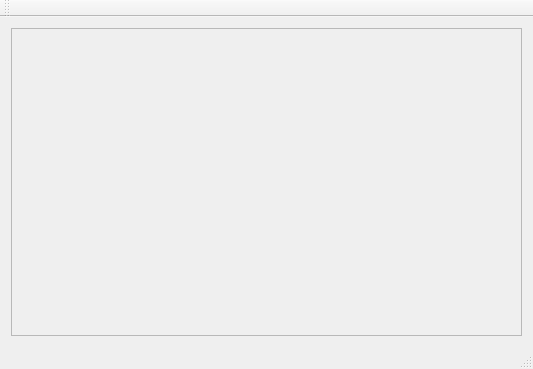
<?xml version="1.0" encoding="UTF-8"?>
<ui version="4.0">
 <class>MainWindow</class>
 <widget class="QMainWindow" name="MainWindow">
  <property name="geometry">
   <rect>
    <x>0</x>
    <y>0</y>
    <width>533</width>
    <height>369</height>
   </rect>
  </property>
  <property name="windowTitle">
   <string>VTKExodusIIReader Example</string>
  </property>
  <widget class="QWidget" name="centralWidget">
   <layout class="QGridLayout" name="gridLayout">
    <item row="1" column="0">
     <widget class="QFrame" name="frame">
      <property name="frameShape">
       <enum>QFrame::StyledPanel</enum>
      </property>
      <property name="frameShadow">
       <enum>QFrame::Raised</enum>
      </property>
     </widget>
    </item>
   </layout>
  </widget>
  <widget class="QMenuBar" name="menuBar">
   <property name="geometry">
    <rect>
     <x>0</x>
     <y>0</y>
     <width>533</width>
     <height>26</height>
    </rect>
   </property>
  </widget>
  <widget class="QToolBar" name="mainToolBar">
   <attribute name="toolBarArea">
    <enum>TopToolBarArea</enum>
   </attribute>
   <attribute name="toolBarBreak">
    <bool>false</bool>
   </attribute>
  </widget>
  <widget class="QStatusBar" name="statusBar"/>
  <action name="actionTest_Bullet">
   <property name="text">
    <string>Start</string>
   </property>
  </action>
  <action name="actionStart">
   <property name="text">
    <string>Start</string>
   </property>
  </action>
 </widget>
 <layoutdefault spacing="6" margin="11"/>
 <resources/>
 <connections/>
</ui>
